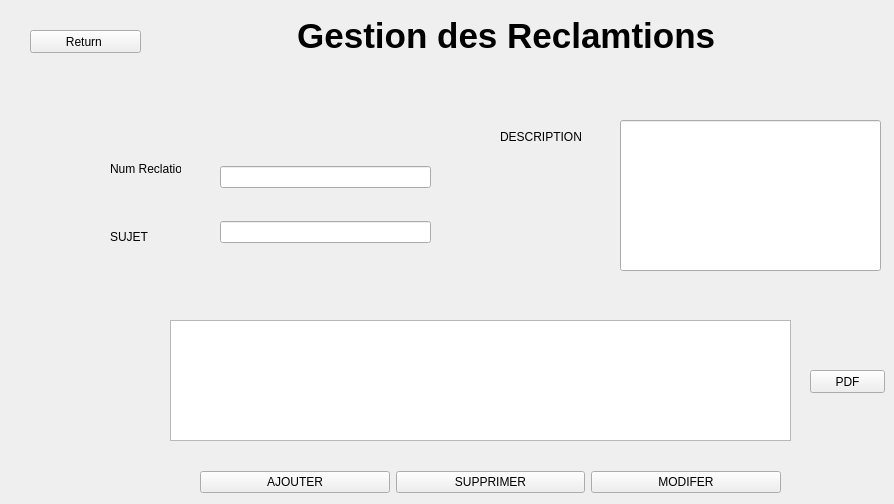
    <widget class="QWidget" name="page_9">
     <widget class="QLabel" name="label_5">
      <property name="geometry">
       <rect>
        <x>200</x>
        <y>10</y>
        <width>601</width>
        <height>51</height>
       </rect>
      </property>
      <property name="font">
       <font>
        <pointsize>26</pointsize>
        <weight>75</weight>
        <bold>true</bold>
       </font>
      </property>
      <property name="text">
       <string>          Gestion des Reclamtions</string>
      </property>
     </widget>
     <widget class="QPushButton" name="pushButton_34">
      <property name="geometry">
       <rect>
        <x>30</x>
        <y>30</y>
        <width>111</width>
        <height>23</height>
       </rect>
      </property>
      <property name="text">
       <string>Return </string>
      </property>
     </widget>
     <widget class="QWidget" name="layoutWidget_15">
      <property name="geometry">
       <rect>
        <x>200</x>
        <y>470</y>
        <width>581</width>
        <height>25</height>
       </rect>
      </property>
      <layout class="QHBoxLayout" name="horizontalLayout_3">
       <item>
        <widget class="QPushButton" name="pushButton_46">
         <property name="text">
          <string>AJOUTER</string>
         </property>
        </widget>
       </item>
       <item>
        <widget class="QPushButton" name="pushButton_47">
         <property name="text">
          <string>SUPPRIMER</string>
         </property>
        </widget>
       </item>
       <item>
        <widget class="QPushButton" name="pushButton_48">
         <property name="text">
          <string>MODIFER</string>
         </property>
        </widget>
       </item>
      </layout>
     </widget>
     <widget class="QWidget" name="layoutWidget_25">
      <property name="geometry">
       <rect>
        <x>220</x>
        <y>139</y>
        <width>211</width>
        <height>131</height>
       </rect>
      </property>
      <layout class="QVBoxLayout" name="verticalLayout_27">
       <item>
        <widget class="QLineEdit" name="lineEdit_19"/>
       </item>
       <item>
        <widget class="QLineEdit" name="lineEdit_20"/>
       </item>
      </layout>
     </widget>
     <widget class="QLabel" name="label_43">
      <property name="geometry">
       <rect>
        <x>500</x>
        <y>129</y>
        <width>91</width>
        <height>16</height>
       </rect>
      </property>
      <property name="text">
       <string>DESCRIPTION</string>
      </property>
     </widget>
     <widget class="QWidget" name="layoutWidget_16">
      <property name="geometry">
       <rect>
        <x>110</x>
        <y>137</y>
        <width>71</width>
        <height>131</height>
       </rect>
      </property>
      <layout class="QVBoxLayout" name="verticalLayout_28">
       <item>
        <widget class="QLabel" name="label_44">
         <property name="text">
          <string>Num Reclation</string>
         </property>
        </widget>
       </item>
       <item>
        <widget class="QLabel" name="label_42">
         <property name="text">
          <string>SUJET</string>
         </property>
        </widget>
       </item>
      </layout>
     </widget>
     <widget class="QTableView" name="tableView_7">
      <property name="geometry">
       <rect>
        <x>170</x>
        <y>320</y>
        <width>621</width>
        <height>121</height>
       </rect>
      </property>
     </widget>
     <widget class="QLineEdit" name="lineEdit_37">
      <property name="geometry">
       <rect>
        <x>620</x>
        <y>120</y>
        <width>261</width>
        <height>151</height>
       </rect>
      </property>
     </widget>
     <widget class="QPushButton" name="pushButton_54">
      <property name="geometry">
       <rect>
        <x>810</x>
        <y>370</y>
        <width>75</width>
        <height>23</height>
       </rect>
      </property>
      <property name="text">
       <string>PDF</string>
      </property>
     </widget>
    </widget>
